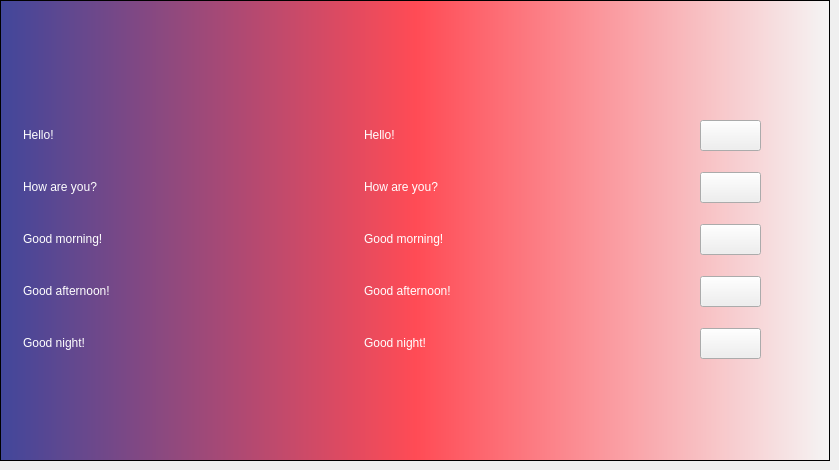
  <widget class="QWidget" name="tab_2">
   <attribute name="title">
    <string>English</string>
   </attribute>
   <widget class="QFrame" name="frame_2">
    <property name="geometry">
     <rect>
      <x>0</x>
      <y>0</y>
      <width>830</width>
      <height>461</height>
     </rect>
    </property>
    <property name="styleSheet">
     <string notr="true">QFrame {
	color: white;
}

QFrame#frame_2 { 
	background-color: qlineargradient(spread:pad, x1:0, y1:0, x2:1, y2:0, stop:0 rgba(65, 71, 155, 255), stop:0.5 rgba(255, 75, 85, 255), stop:1 rgba(245, 245, 245, 255));
}</string>
    </property>
    <property name="frameShape">
     <enum>QFrame::StyledPanel</enum>
    </property>
    <property name="frameShadow">
     <enum>QFrame::Raised</enum>
    </property>
    <widget class="QLabel" name="lb_flag_english">
     <property name="geometry">
      <rect>
       <x>364</x>
       <y>20</y>
       <width>102</width>
       <height>64</height>
      </rect>
     </property>
     <property name="styleSheet">
      <string notr="true"/>
     </property>
     <property name="text">
      <string/>
     </property>
    </widget>
    <widget class="QLabel" name="label_15">
     <property name="geometry">
      <rect>
       <x>23</x>
       <y>112</y>
       <width>100</width>
       <height>46</height>
      </rect>
     </property>
     <property name="styleSheet">
      <string notr="true">font: 75 28pt &quot;Trebuchet MS&quot;;</string>
     </property>
     <property name="text">
      <string>Hello!</string>
     </property>
    </widget>
    <widget class="QLabel" name="label_16">
     <property name="geometry">
      <rect>
       <x>23</x>
       <y>320</y>
       <width>196</width>
       <height>46</height>
      </rect>
     </property>
     <property name="styleSheet">
      <string notr="true">font: 75 28pt &quot;Trebuchet MS&quot;;</string>
     </property>
     <property name="text">
      <string>Good night!</string>
     </property>
    </widget>
    <widget class="QLabel" name="label_17">
     <property name="geometry">
      <rect>
       <x>23</x>
       <y>164</y>
       <width>219</width>
       <height>46</height>
      </rect>
     </property>
     <property name="styleSheet">
      <string notr="true">font: 75 28pt &quot;Trebuchet MS&quot;;</string>
     </property>
     <property name="text">
      <string>How are you?</string>
     </property>
    </widget>
    <widget class="QLabel" name="label_18">
     <property name="geometry">
      <rect>
       <x>23</x>
       <y>216</y>
       <width>246</width>
       <height>46</height>
      </rect>
     </property>
     <property name="styleSheet">
      <string notr="true">font: 75 28pt &quot;Trebuchet MS&quot;;</string>
     </property>
     <property name="text">
      <string>Good morning!</string>
     </property>
    </widget>
    <widget class="QLabel" name="label_19">
     <property name="geometry">
      <rect>
       <x>23</x>
       <y>268</y>
       <width>273</width>
       <height>46</height>
      </rect>
     </property>
     <property name="styleSheet">
      <string notr="true">font: 75 28pt &quot;Trebuchet MS&quot;;</string>
     </property>
     <property name="text">
      <string>Good afternoon!</string>
     </property>
    </widget>
    <widget class="QPushButton" name="pushButton_6">
     <property name="enabled">
      <bool>true</bool>
     </property>
     <property name="geometry">
      <rect>
       <x>700</x>
       <y>120</y>
       <width>61</width>
       <height>31</height>
      </rect>
     </property>
     <property name="styleSheet">
      <string notr="true"/>
     </property>
     <property name="text">
      <string/>
     </property>
    </widget>
    <widget class="QPushButton" name="pushButton_7">
     <property name="geometry">
      <rect>
       <x>700</x>
       <y>172</y>
       <width>61</width>
       <height>31</height>
      </rect>
     </property>
     <property name="text">
      <string/>
     </property>
    </widget>
    <widget class="QPushButton" name="pushButton_8">
     <property name="geometry">
      <rect>
       <x>700</x>
       <y>224</y>
       <width>61</width>
       <height>31</height>
      </rect>
     </property>
     <property name="text">
      <string/>
     </property>
    </widget>
    <widget class="QPushButton" name="pushButton_9">
     <property name="geometry">
      <rect>
       <x>700</x>
       <y>276</y>
       <width>61</width>
       <height>31</height>
      </rect>
     </property>
     <property name="text">
      <string/>
     </property>
    </widget>
    <widget class="QPushButton" name="pushButton_10">
     <property name="geometry">
      <rect>
       <x>700</x>
       <y>328</y>
       <width>61</width>
       <height>31</height>
      </rect>
     </property>
     <property name="text">
      <string/>
     </property>
    </widget>
    <widget class="QLabel" name="label_20">
     <property name="geometry">
      <rect>
       <x>364</x>
       <y>216</y>
       <width>246</width>
       <height>46</height>
      </rect>
     </property>
     <property name="styleSheet">
      <string notr="true">font: 75 28pt &quot;Trebuchet MS&quot;;</string>
     </property>
     <property name="text">
      <string>Good morning!</string>
     </property>
    </widget>
    <widget class="QLabel" name="label_21">
     <property name="geometry">
      <rect>
       <x>364</x>
       <y>164</y>
       <width>219</width>
       <height>46</height>
      </rect>
     </property>
     <property name="styleSheet">
      <string notr="true">font: 75 28pt &quot;Trebuchet MS&quot;;</string>
     </property>
     <property name="text">
      <string>How are you?</string>
     </property>
    </widget>
    <widget class="QLabel" name="label_22">
     <property name="geometry">
      <rect>
       <x>364</x>
       <y>268</y>
       <width>273</width>
       <height>46</height>
      </rect>
     </property>
     <property name="styleSheet">
      <string notr="true">font: 75 28pt &quot;Trebuchet MS&quot;;</string>
     </property>
     <property name="text">
      <string>Good afternoon!</string>
     </property>
    </widget>
    <widget class="QLabel" name="label_23">
     <property name="geometry">
      <rect>
       <x>364</x>
       <y>320</y>
       <width>196</width>
       <height>46</height>
      </rect>
     </property>
     <property name="styleSheet">
      <string notr="true">font: 75 28pt &quot;Trebuchet MS&quot;;</string>
     </property>
     <property name="text">
      <string>Good night!</string>
     </property>
    </widget>
    <widget class="QLabel" name="label_24">
     <property name="geometry">
      <rect>
       <x>364</x>
       <y>112</y>
       <width>221</width>
       <height>46</height>
      </rect>
     </property>
     <property name="styleSheet">
      <string notr="true">font: 75 28pt &quot;Trebuchet MS&quot;;</string>
     </property>
     <property name="text">
      <string>Hello!</string>
     </property>
    </widget>
   </widget>
  </widget>
